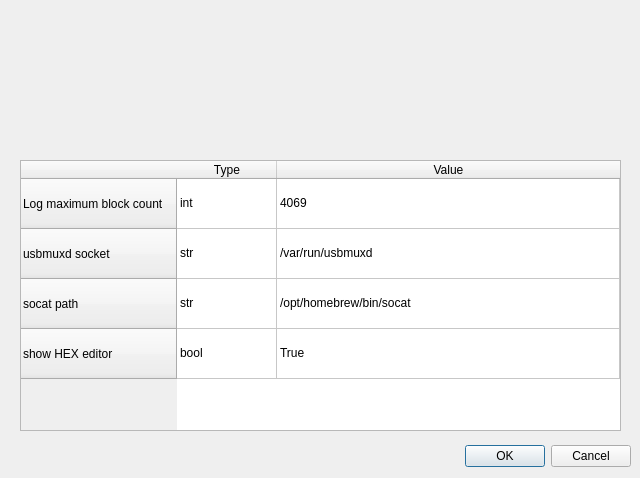
<?xml version="1.0" encoding="UTF-8"?>
<ui version="4.0">
 <class>pyqtSettings</class>
 <widget class="QDialog" name="pyqtSettings">
  <property name="geometry">
   <rect>
    <x>0</x>
    <y>0</y>
    <width>640</width>
    <height>478</height>
   </rect>
  </property>
  <property name="windowTitle">
   <string>Settings - pymd3GUI</string>
  </property>
  <widget class="QDialogButtonBox" name="buttonBox">
   <property name="geometry">
    <rect>
     <x>10</x>
     <y>440</y>
     <width>621</width>
     <height>32</height>
    </rect>
   </property>
   <property name="orientation">
    <enum>Qt::Horizontal</enum>
   </property>
   <property name="standardButtons">
    <set>QDialogButtonBox::Cancel|QDialogButtonBox::Ok</set>
   </property>
  </widget>
  <widget class="QTableWidget" name="tableWidget">
   <property name="geometry">
    <rect>
     <x>20</x>
     <y>160</y>
     <width>601</width>
     <height>271</height>
    </rect>
   </property>
   <property name="sizePolicy">
    <sizepolicy hsizetype="Minimum" vsizetype="Minimum">
     <horstretch>1</horstretch>
     <verstretch>1</verstretch>
    </sizepolicy>
   </property>
   <property name="columnCount">
    <number>2</number>
   </property>
   <attribute name="horizontalHeaderMinimumSectionSize">
    <number>30</number>
   </attribute>
   <attribute name="horizontalHeaderStretchLastSection">
    <bool>true</bool>
   </attribute>
   <attribute name="verticalHeaderDefaultSectionSize">
    <number>24</number>
   </attribute>
   <attribute name="verticalHeaderMinimumSectionSize">
    <number>50</number>
   </attribute>
   <attribute name="verticalHeaderStretchLastSection">
    <bool>false</bool>
   </attribute>
   <row>
    <property name="text">
     <string>Log maximum block count</string>
    </property>
   </row>
   <row>
    <property name="text">
     <string>usbmuxd socket</string>
    </property>
   </row>
   <row>
    <property name="text">
     <string>socat path</string>
    </property>
   </row>
   <row>
    <property name="text">
     <string>show HEX editor</string>
    </property>
   </row>
   <column>
    <property name="text">
     <string>Type</string>
    </property>
   </column>
   <column>
    <property name="text">
     <string>Value</string>
    </property>
   </column>
   <item row="0" column="0">
    <property name="text">
     <string>int</string>
    </property>
   </item>
   <item row="0" column="1">
    <property name="text">
     <string>4069</string>
    </property>
   </item>
   <item row="1" column="0">
    <property name="text">
     <string>str</string>
    </property>
   </item>
   <item row="1" column="1">
    <property name="text">
     <string>/var/run/usbmuxd</string>
    </property>
   </item>
   <item row="2" column="0">
    <property name="text">
     <string>str</string>
    </property>
   </item>
   <item row="2" column="1">
    <property name="text">
     <string>/opt/homebrew/bin/socat</string>
    </property>
   </item>
   <item row="3" column="0">
    <property name="text">
     <string>bool</string>
    </property>
   </item>
   <item row="3" column="1">
    <property name="text">
     <string>True</string>
    </property>
   </item>
  </widget>
  <widget class="QWidget" name="horizontalLayoutWidget">
   <property name="geometry">
    <rect>
     <x>20</x>
     <y>20</y>
     <width>601</width>
     <height>121</height>
    </rect>
   </property>
   <layout class="QHBoxLayout" name="horizontalLayout">
    <property name="sizeConstraint">
     <enum>QLayout::SetMinimumSize</enum>
    </property>
   </layout>
  </widget>
 </widget>
 <resources/>
 <connections>
  <connection>
   <sender>buttonBox</sender>
   <signal>accepted()</signal>
   <receiver>pyqtSettings</receiver>
   <slot>accept()</slot>
   <hints>
    <hint type="sourcelabel">
     <x>248</x>
     <y>254</y>
    </hint>
    <hint type="destinationlabel">
     <x>157</x>
     <y>274</y>
    </hint>
   </hints>
  </connection>
  <connection>
   <sender>buttonBox</sender>
   <signal>rejected()</signal>
   <receiver>pyqtSettings</receiver>
   <slot>reject()</slot>
   <hints>
    <hint type="sourcelabel">
     <x>316</x>
     <y>260</y>
    </hint>
    <hint type="destinationlabel">
     <x>286</x>
     <y>274</y>
    </hint>
   </hints>
  </connection>
 </connections>
</ui>
